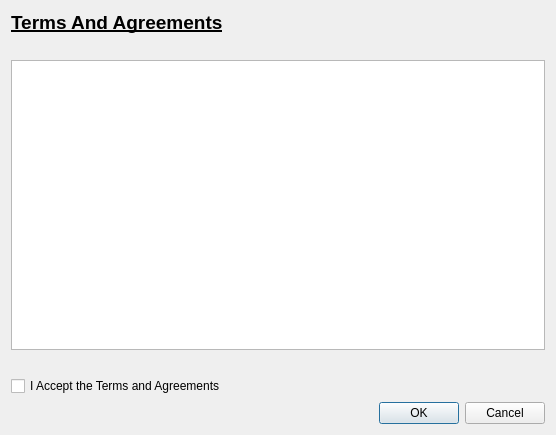
<?xml version="1.0" encoding="UTF-8"?>
<ui version="4.0">
 <class>Terms</class>
 <widget class="QDialog" name="Terms">
  <property name="geometry">
   <rect>
    <x>0</x>
    <y>0</y>
    <width>556</width>
    <height>435</height>
   </rect>
  </property>
  <property name="minimumSize">
   <size>
    <width>490</width>
    <height>270</height>
   </size>
  </property>
  <property name="windowTitle">
   <string>Terms and Agreements</string>
  </property>
  <property name="windowIcon">
   <iconset resource="resources.qrc">
    <normaloff>:/icons/ic_launcher.png</normaloff>:/icons/ic_launcher.png</iconset>
  </property>
  <layout class="QGridLayout" name="gridLayout">
   <item row="0" column="0">
    <widget class="QLabel" name="label">
     <property name="font">
      <font>
       <pointsize>14</pointsize>
       <weight>75</weight>
       <bold>true</bold>
       <underline>true</underline>
      </font>
     </property>
     <property name="text">
      <string>Terms And Agreements</string>
     </property>
    </widget>
   </item>
   <item row="1" column="0">
    <spacer name="verticalSpacer_2">
     <property name="orientation">
      <enum>Qt::Vertical</enum>
     </property>
     <property name="sizeType">
      <enum>QSizePolicy::Fixed</enum>
     </property>
     <property name="sizeHint" stdset="0">
      <size>
       <width>20</width>
       <height>20</height>
      </size>
     </property>
    </spacer>
   </item>
   <item row="4" column="0">
    <widget class="QCheckBox" name="checkBox">
     <property name="text">
      <string>I Accept the Terms and Agreements</string>
     </property>
    </widget>
   </item>
   <item row="5" column="0">
    <widget class="QDialogButtonBox" name="buttonBox">
     <property name="orientation">
      <enum>Qt::Horizontal</enum>
     </property>
     <property name="standardButtons">
      <set>QDialogButtonBox::Cancel|QDialogButtonBox::Ok</set>
     </property>
    </widget>
   </item>
   <item row="2" column="0">
    <widget class="QTextEdit" name="textBoxLicense">
     <property name="readOnly">
      <bool>true</bool>
     </property>
    </widget>
   </item>
   <item row="3" column="0">
    <spacer name="verticalSpacer">
     <property name="orientation">
      <enum>Qt::Vertical</enum>
     </property>
     <property name="sizeType">
      <enum>QSizePolicy::Fixed</enum>
     </property>
     <property name="sizeHint" stdset="0">
      <size>
       <width>20</width>
       <height>20</height>
      </size>
     </property>
    </spacer>
   </item>
  </layout>
 </widget>
 <resources>
  <include location="resources.qrc"/>
 </resources>
 <connections>
  <connection>
   <sender>buttonBox</sender>
   <signal>accepted()</signal>
   <receiver>Terms</receiver>
   <slot>accept()</slot>
   <hints>
    <hint type="sourcelabel">
     <x>248</x>
     <y>254</y>
    </hint>
    <hint type="destinationlabel">
     <x>157</x>
     <y>274</y>
    </hint>
   </hints>
  </connection>
  <connection>
   <sender>buttonBox</sender>
   <signal>rejected()</signal>
   <receiver>Terms</receiver>
   <slot>reject()</slot>
   <hints>
    <hint type="sourcelabel">
     <x>316</x>
     <y>260</y>
    </hint>
    <hint type="destinationlabel">
     <x>286</x>
     <y>274</y>
    </hint>
   </hints>
  </connection>
 </connections>
</ui>
